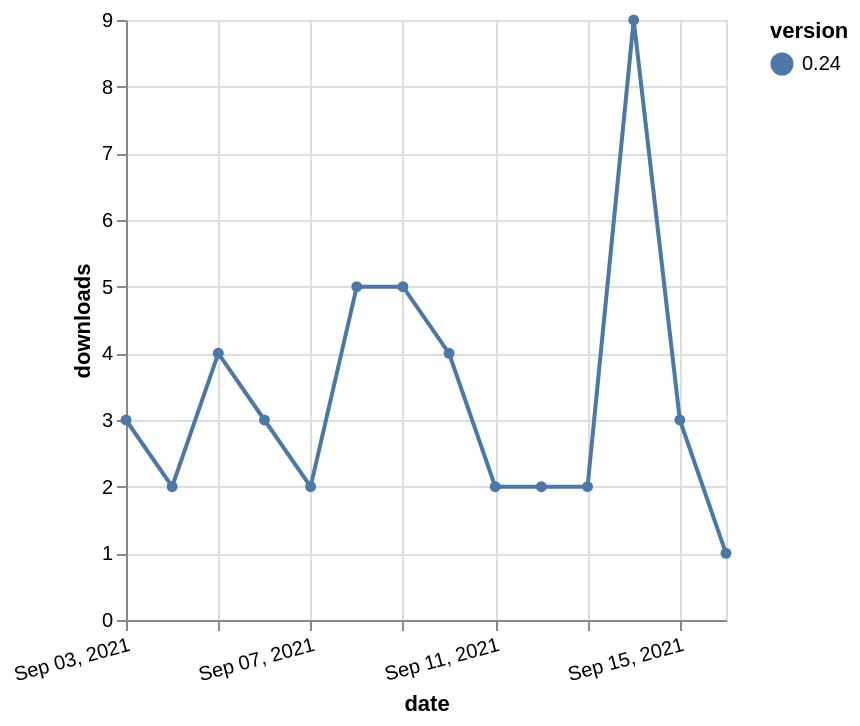

Here is the Vega-Lite specification saved for this chart:
### Vega-Lite specification from a JSON file in a GitHub repository (floating-point values rounded to 4 significant figures)
{"$schema": "https://vega.github.io/schema/vega-lite/v5.json", "description": "A simple bar chart with embedded data.", "data": {"values": [{"date": "2021-09-03", "total": 5716, "delta": 3, "version": "0.24"}, {"date": "2021-09-04", "total": 5718, "delta": 2, "version": "0.24"}, {"date": "2021-09-05", "total": 5722, "delta": 4, "version": "0.24"}, {"date": "2021-09-06", "total": 5725, "delta": 3, "version": "0.24"}, {"date": "2021-09-07", "total": 5727, "delta": 2, "version": "0.24"}, {"date": "2021-09-08", "total": 5732, "delta": 5, "version": "0.24"}, {"date": "2021-09-09", "total": 5737, "delta": 5, "version": "0.24"}, {"date": "2021-09-10", "total": 5741, "delta": 4, "version": "0.24"}, {"date": "2021-09-11", "total": 5743, "delta": 2, "version": "0.24"}, {"date": "2021-09-12", "total": 5745, "delta": 2, "version": "0.24"}, {"date": "2021-09-13", "total": 5747, "delta": 2, "version": "0.24"}, {"date": "2021-09-14", "total": 5756, "delta": 9, "version": "0.24"}, {"date": "2021-09-15", "total": 5759, "delta": 3, "version": "0.24"}, {"date": "2021-09-16", "total": 5760, "delta": 1, "version": "0.24"}]}, "width": "container", "mark": {"type": "line", "point": {"filled": true}}, "encoding": {"x": {"field": "date", "type": "temporal", "timeUnit": "yearmonthdate", "title": "date", "axis": {"labelAngle": -15}}, "y": {"field": "delta", "type": "quantitative", "title": "downloads"}, "color": {"field": "version", "type": "nominal"}, "tooltip": {"field": "delta"}}}
